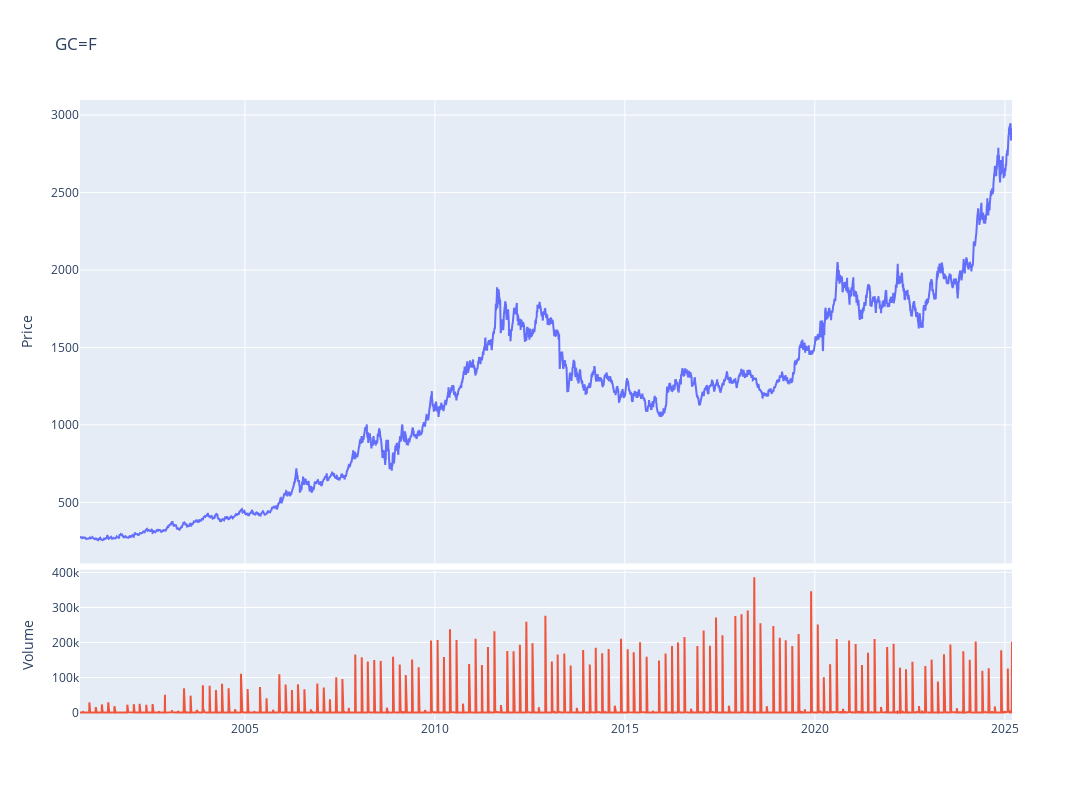

This figure's notebook cell:
### Code cell
fig = make_subplots(rows=4, cols=1,shared_xaxes=True,vertical_spacing=0.01,specs=[[{'rowspan':3,'colspan':1}],[None],[None],[{'rowspan':1,'colspan':1}]])

# Graph (1,1)
fig.add_trace(go.Scatter(x=stock_ticker.index,y=stock_ticker['Adj Close'],mode="lines",name=f"{ticker}"),row=1, col=1)
# Update xaxis properties
fig.update_yaxes(title_text="Price", row=1, col=1)

# Graph (4,1)
fig.add_trace(go.Scatter(x=stock_ticker.index,y=stock_ticker['Volume'],mode="lines",name='Volume'),row=4, col=1)
fig.update_yaxes(title_text="Volume", row=4, col=1)

fig.update_layout(height=800, width=1300,showlegend=False,title=f"{ticker}")

fig.show()

### Figure 1 — Plotly figure (JSON) as saved in the notebook; plotly's stock layout.template omitted (floating-point values rounded to 4 significant figures; data arrays with more than 128 entries replaced by an {"elided": "..."} marker saying what was removed)
{"data": [{"mode": "lines", "name": "GC=F", "type": "scatter", "x": {"elided": "6153 str values"}, "xaxis": "x", "y": {"elided": "6153 float values"}, "yaxis": "y"}, {"mode": "lines", "name": "Volume", "type": "scatter", "x": {"elided": "6153 str values"}, "xaxis": "x2", "y": {"elided": "6153 int values"}, "yaxis": "y2"}], "layout": {"height": 800, "showlegend": false, "title": {"text": "GC=F"}, "width": 1300, "xaxis": {"anchor": "y", "domain": [0, 1], "matches": "x2", "showticklabels": false}, "xaxis2": {"anchor": "y2", "domain": [0, 1]}, "yaxis": {"anchor": "x", "domain": [0.2525, 1], "title": {"text": "Price"}}, "yaxis2": {"anchor": "x2", "domain": [0, 0.2425], "title": {"text": "Volume"}}}}
